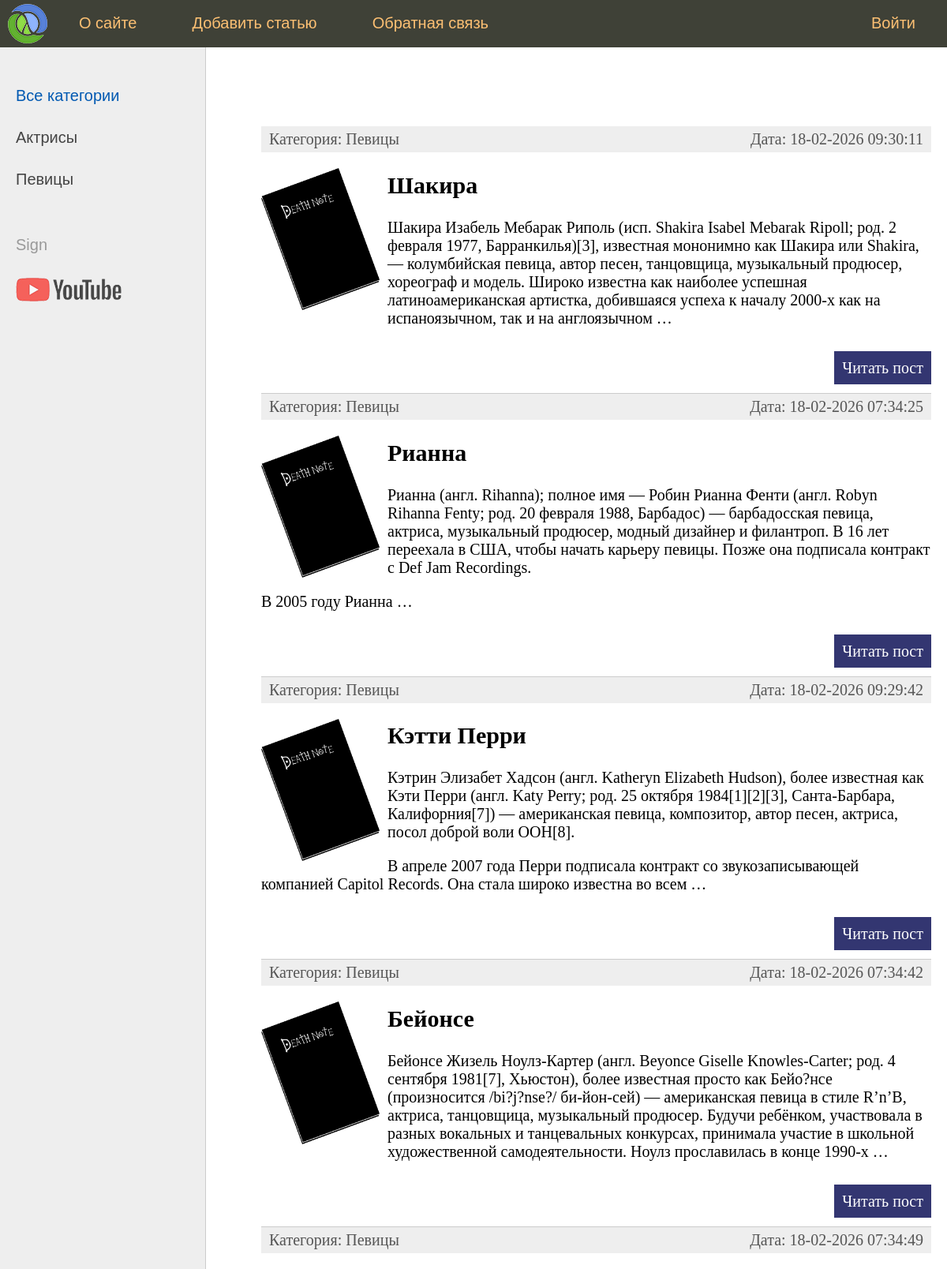
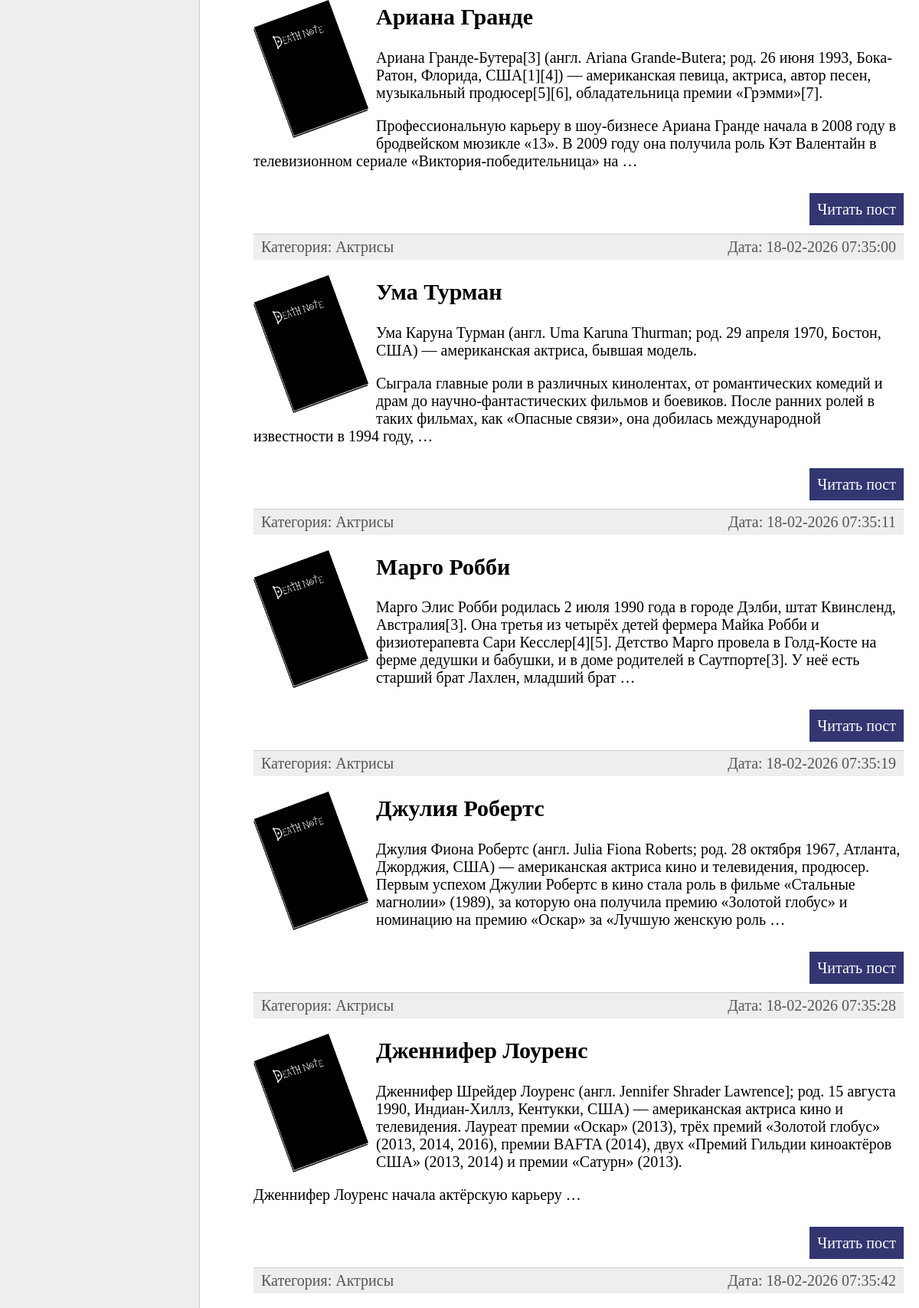
/main/ (upper part), run on the app's committed database (2 pictures, top to bottom).
### women/models.py (models this page shows, shortened)
class Category(models.Model):
    name = models.CharField(max_length=100, db_index=True, verbose_name="Категория")
    slug = models.SlugField(max_length=255, unique=True, db_index=True, verbose_name="URL")
    def __str__(self):
        return self.name
    def get_absolute_url(self):
        return reverse('category', kwargs={'cat_id': self.pk})
    class Meta:
        verbose_name = 'Категория'
        verbose_name_plural = 'Категории'
        ordering = ['id']

class Women(models.Model):
    title = models.CharField(max_length=255, verbose_name="Заголовок")
    slug = models.SlugField(max_length=255, unique=True, db_index=True, verbose_name="URL")
    content = models.TextField(blank=True, verbose_name="Текст статьи")
    photo = models.ImageField(upload_to="photos/%Y/%m/%d/", verbose_name="Фото")
    time_create = models.DateTimeField(auto_now_add=True, verbose_name="Время создания")
    time_update = models.DateTimeField(auto_now=True, verbose_name="Время изменения")
    is_published = models.BooleanField(default=True, verbose_name="Публикация")
    cat = models.ForeignKey('Category', on_delete=models.PROTECT, verbose_name="Категории")
    def get_absolute_url(self):
        return reverse('post', kwargs={'post_slug': self.slug})
    class Meta:
        verbose_name = 'Известные женщины'
        verbose_name_plural = 'Известные женщины'
        ordering = ['-time_create', 'title']

### women/views.py (the view)
# urls.py: path('', index, name='home'),
def index(request):
    posts = Women.objects.all()
    context = {
        'posts': posts,
        'menu': menu,
        'title': 'Главная страница',
        'cat_selected': 0,
    }
    return render(request, 'women/index.html', context=context)

### women/templatetags/women_tags.py (called while the page is built)
@register.inclusion_tag('women/list_categories.html')
def show_categories(sort=None, cat_selected=0):
    if not sort:
        cats = Category.objects.all()
    else:
        cats = Category.objects.order_by(sort)
    return {"cats": cats, "cat_selected": cat_selected}

### women/templates/women/index.html (shortened to what this page needs)
{% extends 'women/base.html' %}
{% block content %}
<ul class="list-articles">
	{% for p in posts %}
			<li><div class="article-panel">
	<p class="first">Категория: {{p.cat}}</p>
	<p class="last">Дата: {{p.time_update|date:"d-m-Y H:i:s"}}</p>
</div>
{% if p.photo %}
	<p><img class="img-article-left thumb" src="{{p.photo.url}}"></p>
{% endif %}
				<h2>{{p.title}}</h2>
	{% autoescape on %}
	{{p.content|linebreaks|truncatewords:50}}
	{% endautoescape %}
			<p class="link-read-post"><a href="{{ p.get_absolute_url }}">Читать пост</a></p>
			</li>
	{% endfor %}
</ul>
{% endblock %}

### women/templates/women/base.html (shortened to what this page needs)
{% load static %}
{% load women_tags %}
<!DOCTYPE html>
<html>
<head>
	<link type="text/css" href="{% static 'women/css/styles.css' %}" rel="stylesheet" />
</head>
<body>
<table class="table-page" border=0 cellpadding="0" cellspacing="0">
<tr><td valign=top>
{% block mainmenu %}
		<div class="header">
			<ul id="mainmenu" class="mainmenu">
			<li class="logo"><a href="{% url 'home' %}"><div class="logo"></div></a></li>
{% for m in menu %}
	{% if not forloop.last %}
			<li><a href="{% url m.url_name %}">{{m.title}}</a></li>
	{% else %}
			<li class="last"><a href="{% url m.url_name %}">{{m.title}}</a></li>
	{% endif %}
{% endfor %}
			</ul>
		</div>
{% endblock mainmenu %}
<table class="table-content" border=0 cellpadding="0" cellspacing="0">
<tr>
	<td valign="top" class="left-chapters">
	<ul id="leftchapters">
{% if cat_selected == 0 %}
		<li class="selected">Все категории</li>
{% else %}
		<li><a href="{% url 'home' %}">Все категории</a></li>
{% endif %}
{% show_categories cat_selected=cat_selected %}
		<li class="share">
		<p>Sign</p>
		<a class="share-yt" href="file:///C:/Users/User/Downloads/signature.png" target="_blank" rel="nofollow"></a>
		</li>
	</ul>
</td>
<td valign="top" class="content">
	<div class="content-text">
{% block content %}
{% endblock %}
	</div>
</td></tr></table>
</td></tr>
</table>
</body>
</html>

### women/templates/women/list_categories.html
{% for c in cats %}
	{% if c.pk == cat_selected %}
		<li class="selected">{{c.name}}</li>
	{% else %}
		<li><a href="{{ c.get_absolute_url }}">{{c.name}}</a></li>
	{% endif %}
{% endfor %}

### women/static/women/css/styles.css (style rules this page uses)
html, body { font-family: 'Arial'; margin: 0; padding: 0; height: 100%; width: 100%; color: #444; }
a { color: #0059b2; text-decoration: none; }
img { max-width: 600px; height: auto; }
img.img-article-left { max-width: 300px; height: auto; float: left; padding: 0 10px 10px 0; }
img.img-article-left.thumb { max-width: 150px; height: auto; }
p.link-read-post { text-align: right; }
p.link-read-post a { padding: 10px; min-width: 100px; background: #333671; color: #fff; text-decoration: none; }
div.article-panel { background: #eee; padding: 5px 10px 5px 10px; box-sizing: border-box; overflow: hidden; color: #555; }
div.article-panel p.first { margin: 0; float: left; }
div.article-panel p.last { margin: 0; float: right; }
ul.list-articles { list-style: none; margin: 0; padding: 0; }
ul.list-articles li { border-bottom: 1px solid #ccc; }
.table-page { width: 100%; height: 100%; vertical-align: top; }
.table-page tr { height: 100%; }
.header { background: #3F4137; height: 60px; }
.logo { background: url('../images/logo.png') no-repeat 10px 5px; width: 70px; height: 60px; }
ul.mainmenu { list-style: none; margin: 0; padding: 0; height: 60px; color: #fdc073; font-size: 20px; overflow: hidden; }
ul.mainmenu li { float: left; margin: 18px 40px 0 30px; }
ul.mainmenu li.logo { margin: 0; }
ul.mainmenu li.last { float: right; }
ul.mainmenu li a { color: #fdc073; text-decoration: none; }
.table-content { width: 100%; min-height: 100%; height: 100%; }
.left-chapters { margin: 0; background: #eee; border-right: 1px solid #ccc; min-height: 100%; }
.left-chapters ul { width: 230px; min-height: 100%; margin: 0; padding: 20px 10px 10px 20px; list-style: none; font-size: 20px; }
.left-chapters ul li { margin: 30px 0 0 0; color: #999; }
.left-chapters ul li.selected { color: #0059b2; }
.left-chapters ul li a { color: #444; text-decoration: none; }
.left-chapters ul li.share { margin: 60px 0 0 0; }
.left-chapters ul li.share p { margin: 30px 0 30px 0; }
.left-chapters ul li.share a { display: inline-block; width: 40px; height: 40px; margin: 0 20px 0 0; }
.left-chapters ul li.share a.share-yt { width: 100%; height: 30px; background: url('../images/share_yt.png') no-repeat 0 0 }
.content { padding: 40px 20px 20px 40px; width: 100%; box-sizing: border-box; }
.content-text { margin: 60px 0 0 30px; color: #000; font-size: 20px; font-family: Yandex Sans Display Light; }

### data on the page
Category: name "Актрисы"
Category: name "Певицы"
Women: cat "Певицы", time_update "18-02-2026 09:30:11", photo (picture), title "Шакира", content "Шакира Изабель Мебарак Риполь (исп. Shakira Isabel Mebarak Ripoll; род. 2 февраля 1977, Барранкилья)[3], известная мононимно как Шакира или Shakira, — колумбийская певица, автор песен, танцовщица, музыкальный продюсер, хореограф и модель. Широко известна как наиболее успешная латиноамериканская артистка, добившаяся успеха к началу 2000-х как на испаноязычном, так и на англоязычном …"
Women: cat "Певицы", time_update "18-02-2026 07:34:25", photo (picture), title "Рианна", content "Рианна (англ. Rihanna); полное имя — Робин Рианна Фенти (англ. Robyn Rihanna Fenty; род. 20 февраля 1988, Барбадос) — барбадосская певица, актриса, музыкальный продюсер, модный дизайнер и филантроп. В 16 лет переехала в США, чтобы начать карьеру певицы. Позже она подписала контракт с Def Jam Recordings. В 2005 году Рианна …"
Women: cat "Певицы", time_update "18-02-2026 09:29:42", photo (picture), title "Кэтти Перри", content "Кэтрин Элизабет Хадсон (англ. Katheryn Elizabeth Hudson), более известная как Кэти Перри (англ. Katy Perry; род. 25 октября 1984[1][2][3], Санта-Барбара, Калифорния[7]) — американская певица, композитор, автор песен, актриса, посол доброй воли ООН[8]. В апреле 2007 года Перри подписала контракт со звукозаписывающей компанией Capitol Records. Она стала широко известна во всем …"
Women: cat "Певицы", time_update "18-02-2026 07:34:42", photo (picture), title "Бейонсе", content "Бейонсе Жизель Ноулз-Картер (англ. Beyonce Giselle Knowles-Carter; род. 4 сентября 1981[7], Хьюстон), более известная просто как Бейо?нсе (произносится /bi?j?nse?/ би-йон-сей) — американская певица в стиле R’n’B, актриса, танцовщица, музыкальный продюсер. Будучи ребёнком, участвовала в разных вокальных и танцевальных конкурсах, принимала участие в школьной художественной самодеятельности. Ноулз прославилась в конце 1990-х …"
Women: cat "Певицы", time_update "18-02-2026 07:34:49", photo (picture), title "Ариана Гранде", content "Ариана Гранде-Бутера[3] (англ. Ariana Grande-Butera; род. 26 июня 1993, Бока-Ратон, Флорида, США[1][4]) — американская певица, актриса, автор песен, музыкальный продюсер[5][6], обладательница премии «Грэмми»[7]. Профессиональную карьеру в шоу-бизнесе Ариана Гранде начала в 2008 году в бродвейском мюзикле «13». В 2009 году она получила роль Кэт Валентайн в телевизионном сериале «Виктория-победительница» на …"
Women: cat "Актрисы", time_update "18-02-2026 07:35:00", photo (picture), title "Ума Турман", content "Ума Каруна Турман (англ. Uma Karuna Thurman; род. 29 апреля 1970, Бостон, США) — американская актриса, бывшая модель. Сыграла главные роли в различных кинолентах, от романтических комедий и драм до научно-фантастических фильмов и боевиков. После ранних ролей в таких фильмах, как «Опасные связи», она добилась международной известности в 1994 году, …"
Women: cat "Актрисы", time_update "18-02-2026 07:35:11", photo (picture), title "Марго Робби", content "Марго Элис Робби родилась 2 июля 1990 года в городе Дэлби, штат Квинсленд, Австралия[3]. Она третья из четырёх детей фермера Майка Робби и физиотерапевта Сари Кесслер[4][5]. Детство Марго провела в Голд-Косте на ферме дедушки и бабушки, и в доме родителей в Саутпорте[3]. У неё есть старший брат Лахлен, младший брат …"
Women: cat "Актрисы", time_update "18-02-2026 07:35:19", photo (picture), title "Джулия Робертс", content "Джулия Фиона Робертс (англ. Julia Fiona Roberts; род. 28 октября 1967, Атланта, Джорджия, США) — американская актриса кино и телевидения, продюсер. Первым успехом Джулии Робертс в кино стала роль в фильме «Стальные магнолии» (1989), за которую она получила премию «Золотой глобус» и номинацию на премию «Оскар» за «Лучшую женскую роль …"
Women: cat "Актрисы", time_update "18-02-2026 07:35:28", photo (picture), title "Дженнифер Лоуренс", content "Дженнифер Шрейдер Лоуренс (англ. Jennifer Shrader Lawrence]; род. 15 августа 1990, Индиан-Хиллз, Кентукки, США) — американская актриса кино и телевидения. Лауреат премии «Оскар» (2013), трёх премий «Золотой глобус» (2013, 2014, 2016), премии BAFTA (2014), двух «Премий Гильдии киноактёров США» (2013, 2014) и премии «Сатурн» (2013). Дженнифер Лоуренс начала актёрскую карьеру …"
Women: cat "Актрисы", time_update "18-02-2026 07:35:42"

### other printed values
{{ m.title }} "О сайте" "Добавить статью" "Обратная связь"
{{ m.title }} "Войти"
